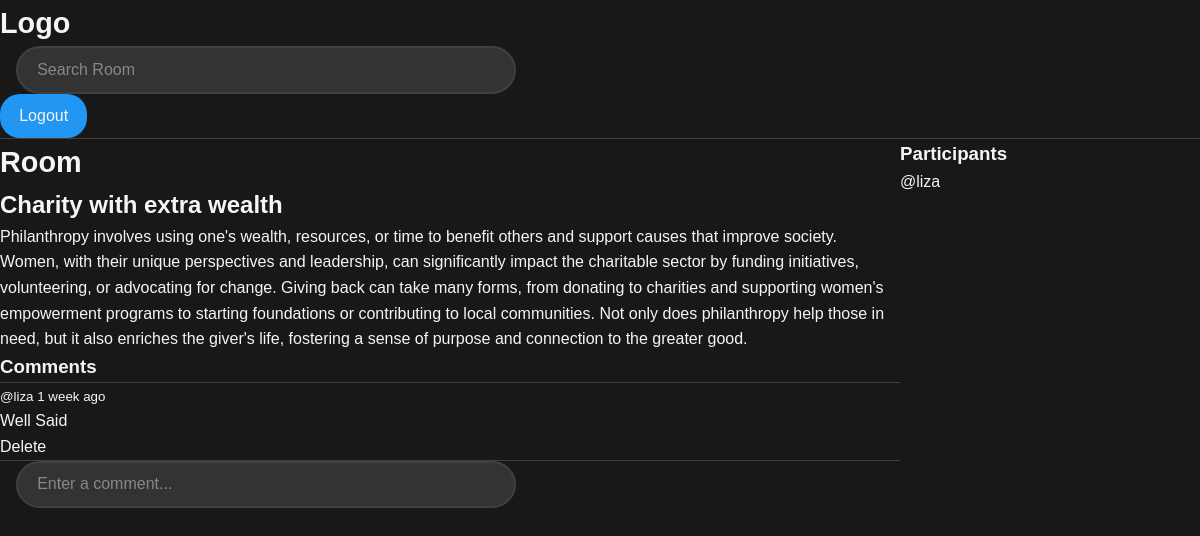
Page /room/15/ (signed in) on the committed database.
### base/models.py (models this page shows, shortened)
class Room(models.Model):
    host=models.ForeignKey(User, on_delete=models.SET_NULL, null=True)
    topic=models.ForeignKey(Topic, on_delete=models.SET_NULL, null=True)
    name = models.CharField(max_length=200)
    description = models.TextField(null=True, blank=True)
    participants=models.ManyToManyField(User, related_name="participants", blank=True)
    updated = models.DateTimeField(auto_now=True)
    created = models.DateTimeField(auto_now_add=True)
    class Meta:
        ordering=["-updated", "-created"]

class Message(models.Model):
    user=models.ForeignKey(User, on_delete=models.CASCADE)
    room = models.ForeignKey(Room, on_delete=models.CASCADE)
    body= models.TextField()
    updated = models.DateTimeField(auto_now=True)
    created = models.DateTimeField(auto_now_add=True)

### base/views.py (the view, shortened to what this page needs)
# urls.py: path("room/<str:pk>/", views.room, name="room"),
def room(request, pk):
    room = Room.objects.get(id=pk)
    room_messages = room.message_set.all().order_by('-created')
    participants = room.participants.all()
    return render(request, "base/room.html", {
        "room": room,
        "room_messages": room_messages,
        "participants": participants,
    })

### base/templates/base/room.html (shortened to what this page needs)
{% extends 'main.html'%}
{%block content%}
<div class="parent-container">
  <div>
    <h1>Room</h1>
    <h2>{{ room.name }}</h2>
    <p>{{ room.description }}</p>
    <div class="comment-div">
      {% include 'base/commentdisplay.html' %}
    </div>
    {% if request.user.is_authenticated%}
    <div class="add-comment">
      <form action="" method="POST">
        <input type="text" name="body" placeholder="Enter a comment..." />
      </form>
    </div>
    {%endif%}
  </div>
  <div>
    {% include 'base/participants.html' %}
  </div>
</div>
{%endblock%}

### base/templates/base/commentdisplay.html (shortened to what this page needs)
<h3>Comments</h3>
<hr />
{%for message in room_messages%}
<small>@{{message.user}} {{message.created|timesince}} ago</small>
<p>{{message.body}}</p>
{% if request.user == message.user %}
    <a href="{% url "base:delete-message" message.id %}">Delete</a>
{% endif %}
{% endfor %}

### base/templates/base/participants.html
<h3>Participants</h3>
    {% for user in participants %}
    <p>@{{ user.username }}</p>
    {% empty %}
    <p>No participants yet.</p>
    {% endfor %}

### static/styles/main.css (style rules this page uses)
* { margin: 0; padding: 0; box-sizing: border-box; }
body { font-family: Arial, sans-serif; background-color: #181818; color: #f5f5f5; line-height: 1.6; }
h1 { font-size: 1.8rem; font-weight: 700; color: #f5f5f5; text-decoration: none; }
a { text-decoration: none; color: inherit; transition: color 0.3s ease; }
form { flex: 1; max-width: 500px; margin: 0 1rem; }
input[type="text"] { width: 100%; padding: 0.8rem 1.2rem; border: 2px solid #404040; border-radius: 25px; font-size: 1rem; background-color: #333333; color: #f5f5f5; transition: all 0.3s ease; }
input[type="text"]::placeholder { color: #888888; }
hr { border: none; height: 1px; background-color: #404040; margin: 0; }

### base/templates/base/room.html (style rules this page uses)
.parent-container { display: grid; grid-template-columns: 3fr 1fr; }

### rows in the picture
Room: name "Charity with extra wealth", description "Philanthropy involves using one's wealth, resources, or time to benefit others and support causes that improve society. Women, with their unique perspectives and leadership, can significantly impact the charitable sector by funding initiatives, volunteering, or advocating for change. Giving back can take many forms, from donating to charities and supporting women's empowerment programs to starting foundations or contributing to local communities. Not only does philanthropy help those in need, but it also enriches the giver's life, fostering a sense of purpose and connection to the greater good."
Message: user "liza", created "1 week", body "Well Said", shows "Delete"

### other values in the picture
{{ user.username }} "liza"
